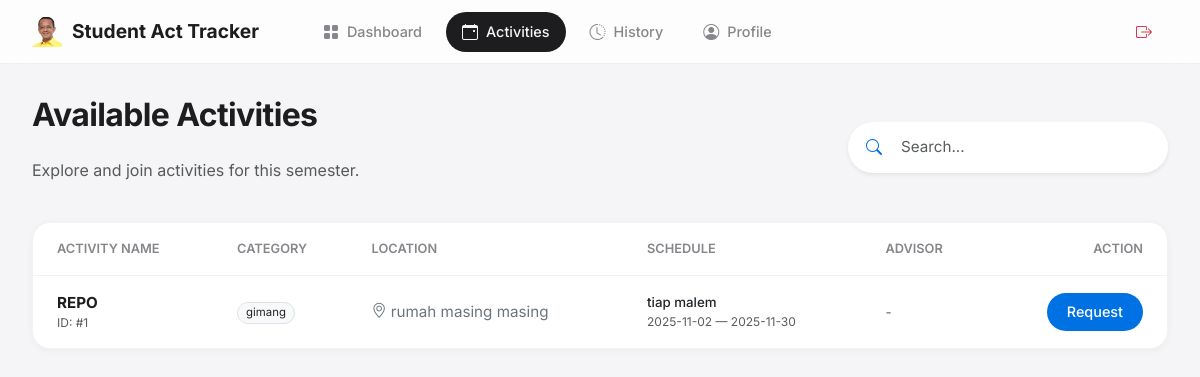
/activities (signed in), run on an earlier commit of the app's database.
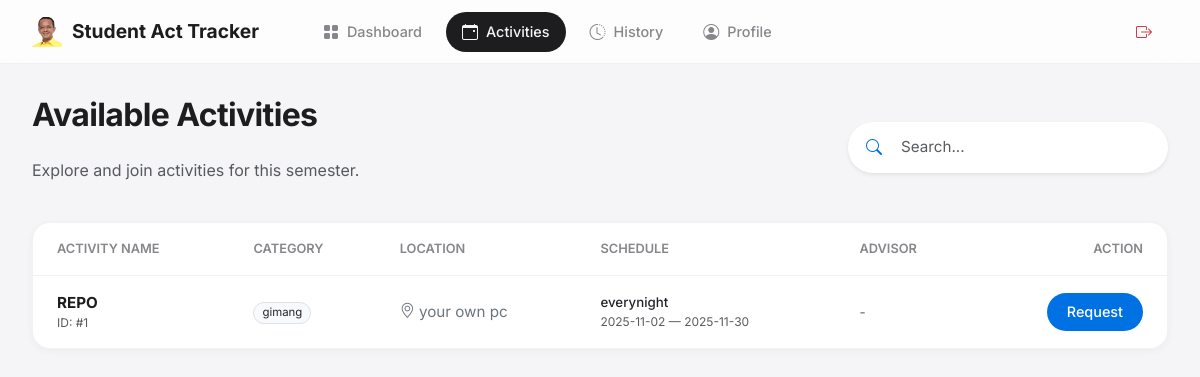
And on a later commit of the database.
### website/models.py (models this page shows)
class Activity(db.Model):
    __tablename__ = "activity"
    activityID = db.Column(db.Integer, primary_key=True)
    activityName = db.Column(db.String(30))
    activityCategory = db.Column(db.String(20))
    activityLocation = db.Column(db.String(50))
    activityDetails = db.Column(db.Text)
    activityStartDate = db.Column(db.Date)
    activityEndDate = db.Column(db.Date)
    activityFrequency = db.Column(db.String(20))
    advisorID = db.Column(db.Integer, db.ForeignKey("advisor.advisorID"))
    advisor = db.relationship("Advisor")

### website/views.py (the view)
@views.route("/activities")
@login_required
def activities():
    if getattr(current_user, "role_type", None) != "student":
        if getattr(current_user, "role_type", None) == "advisor":
            if getattr(current_user, "is_admin", False):
                return redirect(url_for("admin.index"))
            return redirect(url_for("advisor.dashboard"))
        return redirect(url_for("auth.login"))
    search_query = request.args.get('q')
    if search_query:
        activities = Activity.query.filter(
            or_(
                Activity.activityName.ilike(f'%{search_query}%'),
                Activity.activityCategory.ilike(f'%{search_query}%'),
                Activity.activityLocation.ilike(f'%{search_query}%')
            )
        ).all()
    else:
        activities = Activity.query.all()
    return render_template("activities.html", activities=activities)

### website/models.py (called while the page is built)
    @property
    def role_type(self):
        return "student"

### website/templates/activities.html (shortened to what this page needs)
{% extends "base.html" %}
{% block content %}
<div class="d-flex justify-content-between align-items-center mb-4">
    <div>
        <h2>Available Activities</h2>
        <p class="text-muted">Explore and join activities for this semester.</p>
    </div>
    <form class="d-none d-md-block" style="width: 320px;" method="GET" action="{{ url_for('views.activities') }}">
        <div class="input-group shadow-sm rounded-pill bg-white overflow-hidden border-0" style="padding: 2px;">
            <span class="input-group-text bg-white border-0 ps-3">
                <i class="bi bi-search" style="color: var(--accent);"></i>
            </span>
            <input type="text"
                   name="q"
                   class="form-control border-0 shadow-none ps-2"
                   placeholder="Search..."
                   value="{{ request.args.get('q', '') }}"
                   style="font-size: 0.95rem; background: transparent;">
        </div>
    </form>
</div>
<div class="ios-card p-0 overflow-hidden">
    <div class="table-responsive">
        <table class="table-custom">
            <thead>
                <tr>
                    <th style="padding-left: 1.5rem;">Activity Name</th>
                    <th>Category</th>
                    <th>Location</th>
                    <th>Schedule</th>
                    <th>Advisor</th>
                    <th class="text-end" style="padding-right: 1.5rem;">Action</th>
                </tr>
            </thead>
            <tbody>
                {% for a in activities %}
                <tr>
                    <td style="padding-left: 1.5rem;">
                        <div class="fw-bold">{{ a.activityName }}</div>
                        <div class="small text-muted" style="font-size: 0.75rem;">ID: #{{ a.activityID }}</div>
                    </td>
                    <td>
                        <span class="badge bg-light text-dark border fw-normal px-2 py-1 rounded-pill">
                            {{ a.activityCategory }}
                        </span>
                    </td>
                    <td class="text-secondary">
                        <i class="bi bi-geo-alt me-1"></i>{{ a.activityLocation }}
                    </td>
                    <td>
                        <div class="small text-dark fw-medium">{{ a.activityFrequency }}</div>
                        <div class="small text-muted" style="font-size: 0.75rem;">
                            {{ a.activityStartDate }} — {{ a.activityEndDate }}
                        </div>
                    </td>
                    <td>
                        {% if a.advisor %}
                        <div class="d-flex align-items-center gap-2">
                            <div class="bg-primary bg-opacity-10 text-primary rounded-circle d-flex align-items-center justify-content-center"
                                 style="width: 28px; height: 28px; font-size: 0.75rem; font-weight: bold;">
                                {{ a.advisor.advisorName[0] }}
                            </div>
                            <span class="small">{{ a.advisor.advisorName }}</span>
                        </div>
                        {% else %}
                        <span class="text-muted small">-</span>
                        {% endif %}
                    </td>
                    <td class="text-end" style="padding-right: 1.5rem;">
                        <a href="{{ url_for('views.participate', activity_id=a.activityID) }}"
                           class="btn btn-primary btn-ios btn-sm">
                           Request
                        </a>
                    </td>
                </tr>
                {% endfor %}
            </tbody>
        </table>
    </div>
</div>
{% endblock %}

What changed in the data, as far as the page shows it:
changed Activity "REPO": activityLocation "rumah masing masing" → "your own pc"; activityFrequency "tiap malem" → "everynight"
